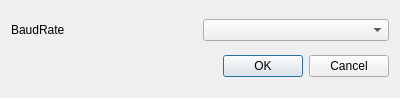
<?xml version="1.0" encoding="UTF-8"?>
<ui version="4.0">
 <class>Dialog</class>
 <widget class="QDialog" name="Dialog">
  <property name="geometry">
   <rect>
    <x>0</x>
    <y>0</y>
    <width>400</width>
    <height>98</height>
   </rect>
  </property>
  <property name="windowTitle">
   <string>Dialog</string>
  </property>
  <layout class="QVBoxLayout" name="verticalLayout">
   <item>
    <layout class="QHBoxLayout" name="horizontalLayout">
     <item>
      <widget class="QLabel" name="label">
       <property name="text">
        <string>BaudRate</string>
       </property>
      </widget>
     </item>
     <item>
      <widget class="QComboBox" name="baudCombo">
       <property name="placeholderText">
        <string>Select Baudrate</string>
       </property>
      </widget>
     </item>
    </layout>
   </item>
   <item>
    <widget class="QDialogButtonBox" name="buttonBox">
     <property name="orientation">
      <enum>Qt::Horizontal</enum>
     </property>
     <property name="standardButtons">
      <set>QDialogButtonBox::Cancel|QDialogButtonBox::Ok</set>
     </property>
    </widget>
   </item>
  </layout>
 </widget>
 <resources/>
 <connections>
  <connection>
   <sender>buttonBox</sender>
   <signal>accepted()</signal>
   <receiver>Dialog</receiver>
   <slot>accept()</slot>
   <hints>
    <hint type="sourcelabel">
     <x>248</x>
     <y>254</y>
    </hint>
    <hint type="destinationlabel">
     <x>157</x>
     <y>274</y>
    </hint>
   </hints>
  </connection>
  <connection>
   <sender>buttonBox</sender>
   <signal>rejected()</signal>
   <receiver>Dialog</receiver>
   <slot>reject()</slot>
   <hints>
    <hint type="sourcelabel">
     <x>316</x>
     <y>260</y>
    </hint>
    <hint type="destinationlabel">
     <x>286</x>
     <y>274</y>
    </hint>
   </hints>
  </connection>
 </connections>
</ui>
